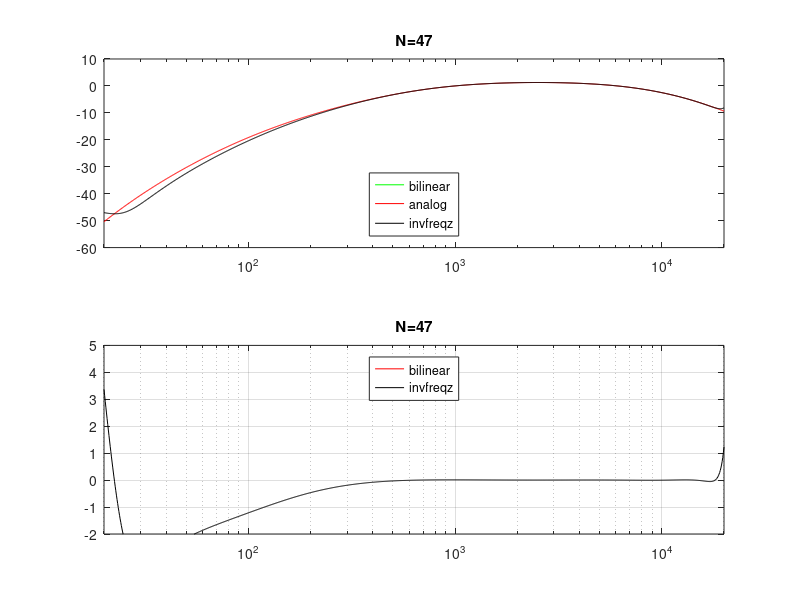

The MATLAB script that drew this image:

Fs=44100;
Norder = 7;

% A weighting filter has 2 poles at 20 Hz and 12.2 kHz and one pole at 108
% Hz and 738 Hz according to S1.42.
f1 = 20.598997; 
f2 = 107.65265;
f3 = 737.86223;
f4 = 12194.217;
A1000 = 1.9997;

NUMs = [ (2*pi*f4)^2*(10^(A1000/20)) 0 0 0 0 ];
DENs = conv([1 +4*pi*f4 (2*pi*f4)^2],[1 +4*pi*f1 (2*pi*f1)^2]);
DENs = conv(conv(DENs,[1 2*pi*f3]),[1 2*pi*f2]); 



fs=logspace(log10(20),log10(20000), 1000)

% generate the freq response of the analog filter
hs=freqs(NUMs,DENs,2*pi*fs);

% Use the bilinear transformation to get the digital filter for comparison. 
[bbi,abi] = bilinear(NUMs,DENs,Fs);
% get the freq response of the bilinear filter
[hb,fb]=freqz(bbi,abi,fs,Fs);

%for 44100, Nlist=[5307 5789 6810 6935 9335 10575 14952];
% for 48000 Nlist=14860

errmin=10;
errba=10;

Nmins=[1];

Nmin=32;
Nspace=1;
Nmax=200;
% Nlist = 169 363 897
Nlist = [Nmin:Nspace:Nmax];
%Nlist = [897, 128, 256, 512, 1024, 2048, 4096, 8192, 16384]

freq_weights = [15, 20, 25, 32, 50, 63,  125, 250, 500, 1000, 2000, 4000, 8000, 10000, 16000, 18000, 19000, 20000] 
% works well at lf with  N = 197,  
% weights = [5000, 5000, 500, 200, 200, 200, 200, 200, 200, 200, 200, 200, 20, .01, .001, 0.0001]
% works better at lf with N=139
% weights = [5000, 5000, 5000, 2000, 200, 200, 200, 200, 200, 200, 200, 200, 20, .001, .0001, 0.001]

% N=150 with weights below
weights = [6000, 5000, 4000, 3000, 200, 200, 100, 100, 100, 100, 10, 1, 1, .01, 0.001, 0.001, 0.001, 0.001]


%size(freq_weights)
%size(weights)




for N=Nlist
    [N,errba,Nmin,errmin]
    %fs=linspace(10,Fs/2,N);
    if Fs>40000
        fmax=20000;
    else
        fmax=Fs/2;
    end

    % generate a new freq vector of length N
    fs2=logspace(0.5,log10(Fs/2),N);

    wt=1./(fs2).^2;
    
    wt(1)=0;
    %wt=zeros(size(fs));
    
    % find the frequencies closest to the weight freq
    % and adjust those weights to ones fixed above
    for J=1:length(freq_weights)
        [~,I] = min(abs(fs2-freq_weights(J)));
        wt(I) = weights(J);
    end
    
    % generate the freq response of the analog filter at fs2
    hs2=freqs(NUMs,DENs,2*pi*fs2);
    % use invfreqz to get filter coefficients
    [bd4,ad4]=invfreqz(hs2,pi*fs2/max(fs2),Norder,Norder,wt,10,0.001);
    %[bd4,ad4]=invfreqz(hs2,pi*fs2/max(fs2),Norder,Norder,wt);
    % generate the freq response of the digital filter at fs
    [hd4,fd4]=freqz(bd4,ad4,fs,Fs);
     
    
    
    
    [~,Imin]=min(abs(f2-20));  % find I closest to 10
    [~,Imax]=min(abs(f2-20000)); % find I closest to 20k
    % ahd=abs(hd4(Imin:Imax));
    % ahs=abs(hs(Imin:Imax));
    ahd=abs(hd4);
    ahs=abs(hs);
      
    
    diff=20*log10(ahd./ahs);
    % errba=norm(diff)/1000;
    errba = max(abs(diff));
    if errba<errmin
        
        fulldiff=20*log10(abs(hd4)./abs(hs));
        bidiff = 20*log10(abs(hb)./abs(hs));
        Nmin=N;
        Nmins=[Nmins;Nmin];
        errmin=errba;
        wtmin=wt;
 
        
        subplot(2,1,1)
        semilogx(fs,20*log10(abs(hb)),'g',fb,20*log10(abs(hs)),'r',fd4,20*log10(abs(hd4)),'k')
     	axis([20,fmax,-60,+10])
        legend('bilinear','analog','invfreqz','location','south')
        title(sprintf("N=%d",Nmin))
        
        subplot(2,1,2)
     	semilogx(fs,bidiff,'r', fs, fulldiff, 'k')
        grid
        
        axis([20,fmax,-2,+5])
        legend('bilinear','invfreqz','location', 'north')
        title(sprintf("N=%d",Nmin))
        

        pause(1)
    end
end
Nmin
Fs
disp('From freqz')
disp(sprintf('a = [%#1.15g,%#1.15g,%#1.15g,%#1.15g,%#1.15g,%#1.15g]',ad4))
disp(sprintf('b = [%#1.15g,%#1.15g,%#1.15g,%#1.15g,%#1.15g,%#1.15g]',bd4))
disp('From bilinear')
disp(sprintf('a_Awt_%2.0fk=[%#1.15g,%#1.15g,%#1.15g,%#1.15g,%#1.15g]',Fs/1000,abi))
disp(sprintf('b_Awt_%2.0fk=[%#1.15g,%#1.15g,%#1.15g,%#1.15g,%#1.15g]',Fs/1000,bbi))

